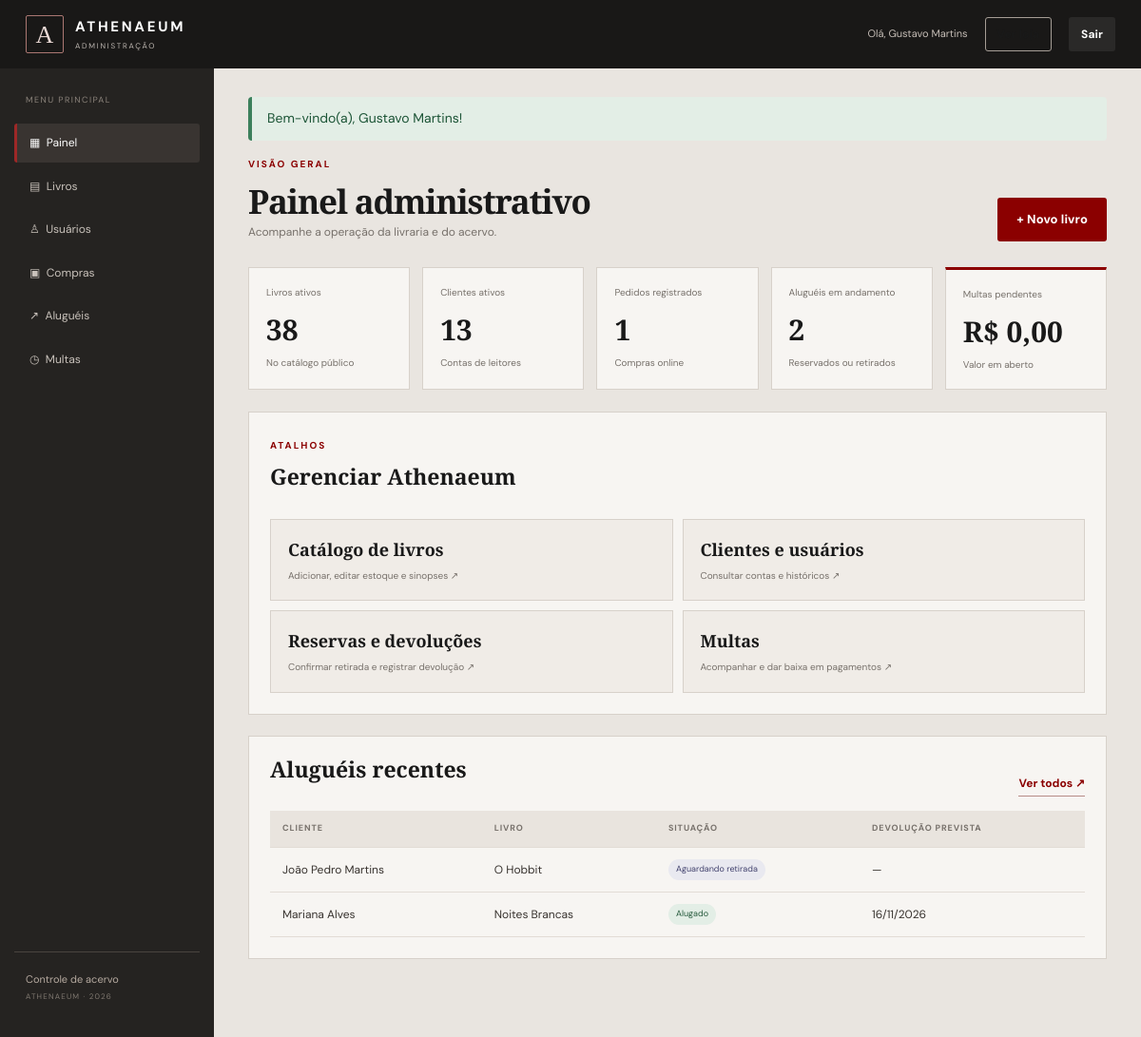
Page /admin/index.php (signed in) on the committed database.
### tables this page shows
CREATE TABLE usuarios (
 id INT AUTO_INCREMENT PRIMARY KEY,
 nome VARCHAR(120) NOT NULL,
 email VARCHAR(160) NOT NULL UNIQUE,
 telefone VARCHAR(30) NULL,
 senha VARCHAR(255) NOT NULL,
 tipo ENUM('admin','usuario') NOT NULL DEFAULT 'usuario',
 ativo TINYINT(1) NOT NULL DEFAULT 1,
 criado_em DATETIME NOT NULL DEFAULT CURRENT_TIMESTAMP
);

CREATE TABLE alugueis (
 id INT AUTO_INCREMENT PRIMARY KEY,
 usuario_id INT NOT NULL,
 livro_id INT NULL,
 titulo_snapshot VARCHAR(180) NOT NULL,
 status ENUM('reservado','ativo','devolvido','cancelado') NOT NULL DEFAULT 'reservado',
 valor_aluguel DECIMAL(10,2) NOT NULL,
 data_reserva DATETIME NOT NULL DEFAULT CURRENT_TIMESTAMP,
 data_retirada DATETIME NULL,
 data_prevista_devolucao DATE NULL,
 data_devolucao DATETIME NULL,
 observacoes VARCHAR(500) NULL,
 CONSTRAINT fk_alugueis_usuario FOREIGN KEY (usuario_id) REFERENCES usuarios(id) ON UPDATE CASCADE ON DELETE RESTRICT,
 CONSTRAINT fk_alugueis_livro FOREIGN KEY (livro_id) REFERENCES livros(id) ON UPDATE CASCADE ON DELETE SET NULL,
 KEY idx_alugueis_usuario (usuario_id), KEY idx_alugueis_status (status), KEY idx_alugueis_vencimento (data_prevista_devolucao)
);

### admin/index.php (called while the page is built, shortened)
<?php
require_once __DIR__.'/core/bootstrap.php';require_admin();
$secao=(string)($_GET['secao']??'painel');$permitidas=['painel','livros','livro_form','usuarios','usuario_form','usuario_detalhes','compras','alugueis','multas'];if(!in_array($secao,$permitidas,true))$secao='painel';
$L=new Livro();$U=new Usuario();$C=new Compra();$A=new Aluguel();$M=new Multa();$pdo=db();
$stats=['livros'=>(int)$pdo->query("SELECT COUNT(*) FROM livros WHERE ativo=1")->fetchColumn(),'usuarios'=>(int)$pdo->query("SELECT COUNT(*) FROM usuarios WHERE ativo=1 AND tipo='usuario'")->fetchColumn(),'compras'=>(int)$pdo->query("SELECT COUNT(*) FROM compras WHERE status<>'cancelado'")->fetchColumn(),'alugueis'=>(int)$pdo->query("SELECT COUNT(*) FROM alugueis WHERE status IN ('reservado','ativo')")->fetchColumn(),'multas'=>(float)$pdo->query("SELECT COALESCE(SUM(valor),0) FROM multas WHERE status='pendente'")->fetchColumn()];
$livros=$L->listarTodos();$usuarios=$U->listar();$compras=$C->listar();$alugueis=$A->listar();$multas=$M->listar();
include __DIR__.'/partials/admin_header.php';
$view=__DIR__.'/views/admin/'.$secao.'.php';include $view;
include __DIR__.'/partials/admin_footer.php';

### admin/core/bootstrap.php (called while the page is built, shortened)
<?php
require_once __DIR__.'/../config/conexao.php';
require_once __DIR__.'/../dao/AluguelDAO.php';
require_once __DIR__.'/../models/Usuario.php';
require_once __DIR__.'/../models/Aluguel.php';
function url(string $path=''): string { return BASE_URL.'/'.ltrim($path,'/'); }
function h($v): string { return htmlspecialchars((string)$v, ENT_QUOTES, 'UTF-8'); }
function money($v): string { return 'R$ '.number_format((float)$v,2,',','.'); }
function flash(string $key, ?string $message=null): ?string { if($message!==null){$_SESSION['flash'][$key]=$message;return null;} $v=$_SESSION['flash'][$key]??null; unset($_SESSION['flash'][$key]); return $v; }
function current_user(): ?array { return $_SESSION['usuario']??null; }
function status_label(string $s): string { return ['confirmado'=>'Confirmado','separando'=>'Separando','concluido'=>'Concluído','cancelado'=>'Cancelado','reservado'=>'Aguardando retirada','ativo'=>'Alugado','devolvido'=>'Devolvido','pendente'=>'Pendente','paga'=>'Paga'][strtolower($s)]??ucfirst($s); }

### admin/config/conexao.php (called while the page is built, shortened)
<?php
function db(): PDO {
    static $pdo = null;
    if ($pdo instanceof PDO) return $pdo;
    $host = '127.0.0.1'; $dbname = 'athenaeum_livraria'; $user = 'root'; $pass = '';
    try {
        $pdo = new PDO("mysql:host={$host};dbname={$dbname};charset=utf8mb4", $user, $pass, [
            PDO::ATTR_ERRMODE => PDO::ERRMODE_EXCEPTION,
            PDO::ATTR_DEFAULT_FETCH_MODE => PDO::FETCH_ASSOC,
            PDO::ATTR_EMULATE_PREPARES => false,
        ]);
        return $pdo;
    } catch (PDOException $e) {
        error_log('Falha PDO: '.$e->getMessage());
        http_response_code(500);
        exit('Não foi possível conectar ao banco Athenaeum. Confira se o MySQL está ativo e se banco.sql foi importado.');
    }
}

### admin/models/Usuario.php (called while the page is built)
<?php
class Usuario { private UsuarioDAO $dao; public function __construct(){ $this->dao=new UsuarioDAO(db()); }
 public function listar():array{return $this->dao->listar();} public function buscarPorId(int $id):?array{return $this->dao->buscarPorId($id);} public function autenticar(string $e,string $s):?array{return $this->dao->autenticar($e,$s);} public function cadastrar(array $d):int{return $this->dao->cadastrar($d);} public function editar(int $id,array $d):bool{return $this->dao->editar($id,$d);} public function deletar(int $id):bool{return $this->dao->deletar($id);} }

### admin/dao/UsuarioDAO.php (called while the page is built, shortened)
<?php
class UsuarioDAO {
 public function listar(): array { return $this->pdo->query("SELECT id,nome,email,telefone,tipo,ativo,criado_em FROM usuarios ORDER BY nome")->fetchAll(); }
}

### admin/models/Aluguel.php (called while the page is built)
<?php
class Aluguel { private AluguelDAO $dao; public function __construct(){ $this->dao=new AluguelDAO(db()); }
 public function listar(?int $uid=null):array{return $this->dao->listar($uid);} public function buscarPorId(int $id):?array{return $this->dao->buscarPorId($id);} public function cadastrar(array $d):int{return $this->dao->reservar((int)$d['usuario_id'],(int)$d['livro_id']);} public function editar(int $id,array $d):bool{return $this->dao->editar($id,$d);} public function deletar(int $id):bool{return $this->dao->deletar($id);} }

### admin/dao/AluguelDAO.php (called while the page is built, shortened)
<?php
class AluguelDAO {
 public function listar(?int $usuarioId=null): array { $sql="SELECT a.*,u.nome,u.email FROM alugueis a JOIN usuarios u ON u.id=a.usuario_id";if($usuarioId){$s=$this->pdo->prepare($sql." WHERE a.usuario_id=? ORDER BY a.data_reserva DESC");$s->execute([$usuarioId]);return $s->fetchAll();}return $this->pdo->query($sql." ORDER BY a.data_reserva DESC")->fetchAll(); }
}

### admin/views/admin/painel.php (the view)
<div class="admin-page-title"><div><span class="eyebrow">VISÃO GERAL</span><h1>Painel administrativo</h1><p>Acompanhe a operação da livraria e do acervo.</p></div><a class="btn btn-red" href="<?= h(url('admin/index.php?secao=livro_form')) ?>">+ Novo livro</a></div><div class="stats-grid"><article><small>Livros ativos</small><strong><?= $stats['livros'] ?></strong><span>No catálogo público</span></article><article><small>Clientes ativos</small><strong><?= $stats['usuarios'] ?></strong><span>Contas de leitores</span></article><article><small>Pedidos registrados</small><strong><?= $stats['compras'] ?></strong><span>Compras online</span></article><article><small>Aluguéis em andamento</small><strong><?= $stats['alugueis'] ?></strong><span>Reservados ou retirados</span></article><article class="stat-alert"><small>Multas pendentes</small><strong><?= money($stats['multas']) ?></strong><span>Valor em aberto</span></article></div><section class="admin-card"><div class="section-heading"><div><span class="eyebrow">ATALHOS</span><h2>Gerenciar Athenaeum</h2></div></div><div class="quick-grid"><a href="<?= h(url('admin/index.php?secao=livros')) ?>"><b>Catálogo de livros</b><span>Adicionar, editar estoque e sinopses ↗</span></a><a href="<?= h(url('admin/index.php?secao=usuarios')) ?>"><b>Clientes e usuários</b><span>Consultar contas e históricos ↗</span></a><a href="<?= h(url('admin/index.php?secao=alugueis')) ?>"><b>Reservas e devoluções</b><span>Confirmar retirada e registrar devolução ↗</span></a><a href="<?= h(url('admin/index.php?secao=multas')) ?>"><b>Multas</b><span>Acompanhar e dar baixa em pagamentos ↗</span></a></div></section><section class="admin-card"><div class="section-heading"><h2>Aluguéis recentes</h2><a class="text-link" href="<?= h(url('admin/index.php?secao=alugueis')) ?>">Ver todos ↗</a></div><?php $recent=array_slice($alugueis,0,5);if(!$recent): ?><p class="muted">Nenhum aluguel registrado.</p><?php else: ?><div class="table-wrap"><table><thead><tr><th>Cliente</th><th>Livro</th><th>Situação</th><th>Devolução prevista</th></tr></thead><tbody><?php foreach($recent as $a): ?><tr><td><?= h($a['nome']) ?></td><td><?= h($a['titulo_snapshot']) ?></td><td><span class="status <?= h($a['status']) ?>"><?= h(status_label($a['status'])) ?></span></td><td><?= $a['data_prevista_devolucao']?date('d/m/Y',strtotime($a['data_prevista_devolucao'])):'—' ?></td></tr><?php endforeach; ?></tbody></table></div><?php endif; ?></section>

### admin/partials/admin_header.php
<!doctype html><html lang="pt-BR"><head><meta charset="utf-8"><meta name="viewport" content="width=device-width,initial-scale=1"><title>Painel administrativo — Athenaeum</title><link rel="stylesheet" href="<?= h(url('public/css/estilo.css')) ?>"></head><body class="admin-body"><header class="admin-top"><a class="brand" href="<?= h(url('index.php')) ?>"><span class="brand-mark">A</span><span><b>ATHENAEUM</b><small>ADMINISTRAÇÃO</small></span></a><div class="admin-top-right"><span>Olá, <?= h(current_user()['nome']) ?></span><a class="btn btn-outline btn-small" href="<?= h(url('index.php')) ?>">Ver loja</a><form method="post" action="<?= h(url('admin/controllers/acao.php')) ?>" class="inline-form"><?= csrf_field() ?><input type="hidden" name="acao" value="logout"><button class="btn btn-dark btn-small">Sair</button></form></div></header><div class="admin-layout"><aside class="admin-sidebar"><span class="sidebar-label">MENU PRINCIPAL</span><a href="<?= h(url('admin/index.php')) ?>" class="<?= $secao==='painel'?'active':'' ?>">▦ &nbsp;Painel</a><a href="<?= h(url('admin/index.php?secao=livros')) ?>" class="<?= str_starts_with($secao,'livro')?'active':'' ?>">▤ &nbsp;Livros</a><a href="<?= h(url('admin/index.php?secao=usuarios')) ?>" class="<?= str_starts_with($secao,'usuario')?'active':'' ?>">♙ &nbsp;Usuários</a><a href="<?= h(url('admin/index.php?secao=compras')) ?>" class="<?= $secao==='compras'?'active':'' ?>">▣ &nbsp;Compras</a><a href="<?= h(url('admin/index.php?secao=alugueis')) ?>" class="<?= $secao==='alugueis'?'active':'' ?>">↗ &nbsp;Aluguéis</a><a href="<?= h(url('admin/index.php?secao=multas')) ?>" class="<?= $secao==='multas'?'active':'' ?>">◷ &nbsp;Multas</a><div class="sidebar-bottom">Controle de acervo<br><small>ATHENAEUM · 2026</small></div></aside><main class="admin-main"><div class="flash-wrap"><?php if($m=flash('sucesso')): ?><div class="notice success"><?= h($m) ?></div><?php endif; ?><?php if($m=flash('erro')): ?><div class="notice error"><?= h($m) ?></div><?php endif; ?></div>

### rows in the picture
usuarios: nome "Gustavo Martins"
alugueis: usuario.nome "João Pedro Martins", titulo_snapshot "O Hobbit", status "Aguardando retirada"
alugueis: usuario.nome "Mariana Alves", titulo_snapshot "Noites Brancas", status "Alugado", data_prevista_devolucao "16/11/2026"

### other values in the picture
$m "Bem-vindo(a), Gustavo Martins!"
$stats['livros'] "38"
$stats['usuarios'] "13"
$stats['compras'] "1"
$stats['alugueis'] "2"
money($stats['multas']) "R$ 0,00"
